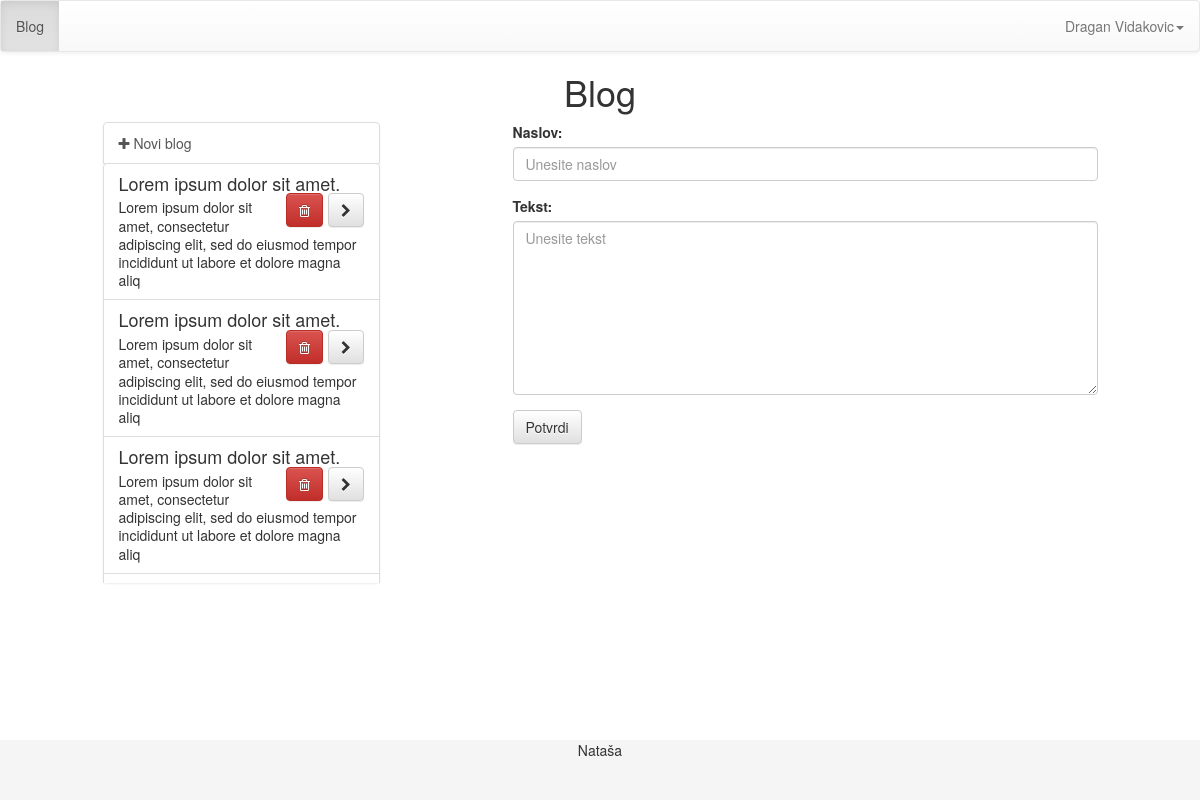
/admin/index.php (signed in), run on the app's committed database.
### tables this page shows
CREATE TABLE IF NOT EXISTS `blog` (
  `id` smallint(6) NOT NULL,
  `naslov` varchar(300) NOT NULL,
  `tekst` mediumtext NOT NULL,
  `datum` varchar(50) NOT NULL
);

### admin/index.php (called while the page is built)
<?php include('template/header.php'); ?>
<?php include('views/'.$page.'.php'); ?>
<?php include('template/footer.php'); ?>

### admin/views/blog.php (the view, shortened to what this page needs)
<h1 class="text-center">Blog</h1>
<div class="row">
	<div class="col-md-3 col-md-offset-1">
		<div class="list-group">
				<a class="list-group-item" href="?page=blog">
					<i class="fa fa-plus"></i> Novi blog
				</a>
			<div id="list-height">
		<?php
			$q = "SELECT * FROM blog ORDER BY id DESC";
			$r = mysqli_query($dbc, $q);
			while($list = mysqli_fetch_assoc($r)){
				$blurb = substr(strip_tags($list['tekst']), 0, 120);
				?>
				<div id="blog_<?php echo $list['id']; ?>" class="list-group-item <?php selected($list['id'], $opened['id'], 'active'); ?>">
					<h4 class="list-group-item-heading"><?php echo $list['naslov']; ?>
						<span class="pull-right">
							<a href="#" id="del_<?php echo $list['id']; ?>" class="btn btn-danger btn-delete"><i class="fa fa-trash-o"></i></a>
							<a href="index.php?page=blog&id=<?php echo $list['id']; ?>" class="btn btn-default"><i class="fa fa-chevron-right"></i></a>
						</span>
					</h4>
					<p class="list-group-item-text"><?php echo $blurb; ?></p>
				</div>
		<?php } ?>
		</div>
		</div>
	</div>
	<div class="col-md-6 col-md-offset-1">
		<form action="index.php?page=blog&id=<?php echo $opened['id']; ?>" method="post" role="form">
			<div class="form-group">
				<label for="naslov">Naslov:</label>
				<input class="form-control" type="text" name="naslov" id="naslov" value="<?php echo $opened['naslov']; ?>" placeholder="Unesite naslov">
			</div>
			<div class="form-group">
				<label for="tekst">Tekst:</label>
				<textarea class="form-control editor" name="tekst" id="tekst" rows="8" placeholder="Unesite tekst"><?php echo $opened['tekst']; ?></textarea>
			</div>
			<button type="submit" class="btn btn-default">Potvrdi</button>
		</form>
	</div>
</div>

### admin/config/css.php (style rules this page uses)
html, body { height: 100%; }
#list-height { max-height: 30em; overflow-y: auto; }

### data on the page
blog: naslov "Lorem ipsum dolor sit amet.", tekst "Lorem ipsum dolor sit amet, consectetur adipiscing elit, sed do eiusmod tempor incididunt ut labore et dolore magna aliq"
blog: naslov "Lorem ipsum dolor sit amet.", tekst "Lorem ipsum dolor sit amet, consectetur adipiscing elit, sed do eiusmod tempor incididunt ut labore et dolore magna aliq"
blog: naslov "Lorem ipsum dolor sit amet.", tekst "Lorem ipsum dolor sit amet, consectetur adipiscing elit, sed do eiusmod tempor incididunt ut labore et dolore magna aliq"

### other printed values
$user['fullname'] "Dragan Vidakovic"
